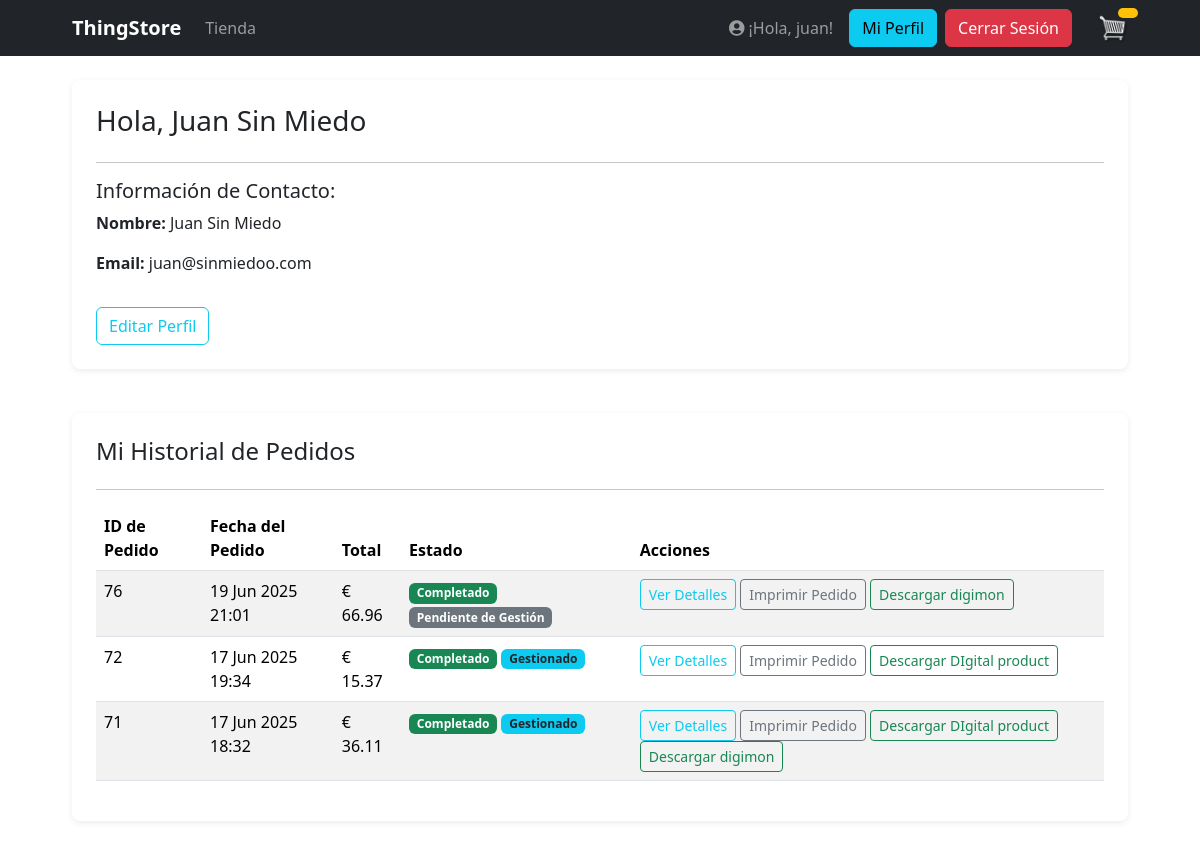
The page /profile/ (signed in) on the database as committed earlier.
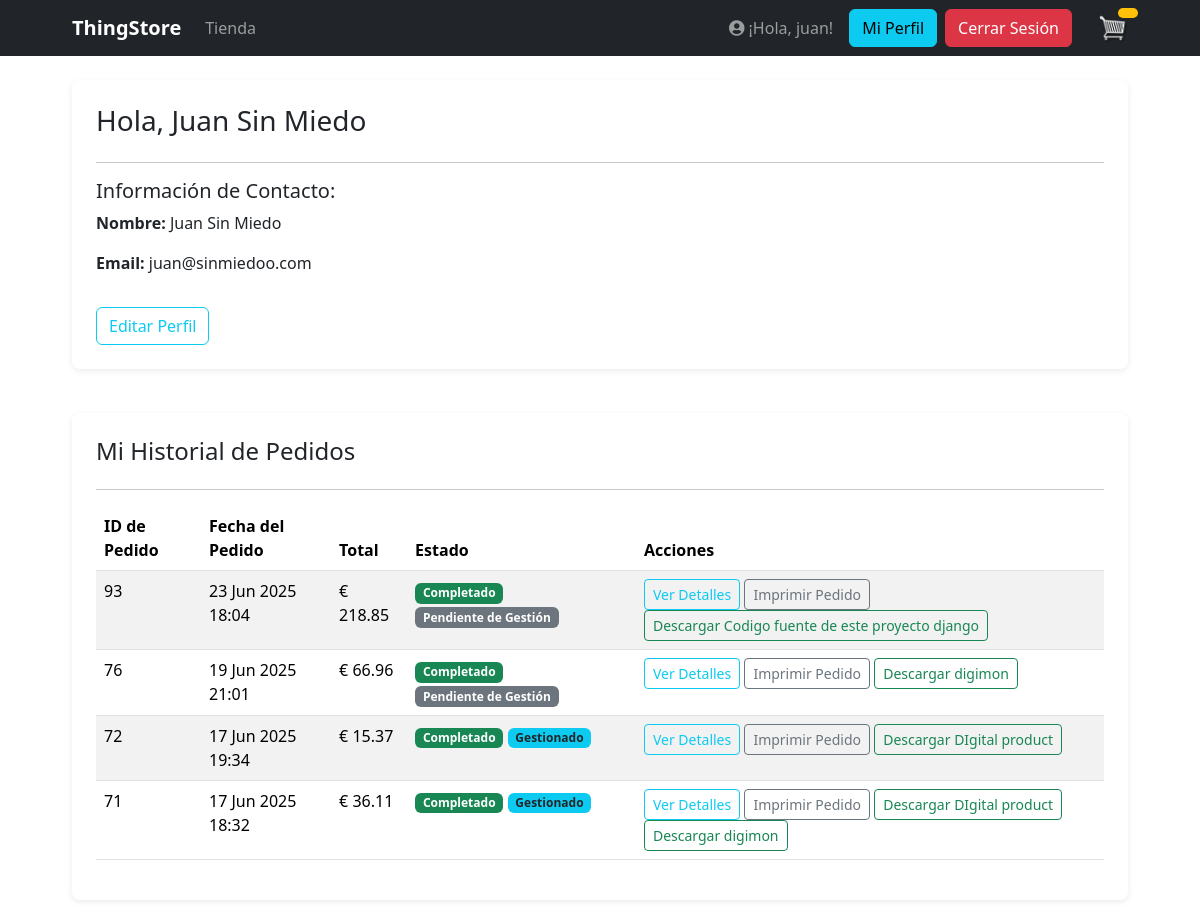
The same page on the database as committed later.
### store/models.py (models this page shows, shortened)
class Order(models.Model):
    customer = models.ForeignKey(Customer, null=True, blank=True, on_delete=models.SET_NULL)
    date_ordered = models.DateTimeField(auto_now_add=True, null=True, blank=True)
    complete = models.BooleanField(default=False, verbose_name="PAYMENT COMPLETED")
    transaction_id = models.CharField(max_length=100, null=True)
    is_processed = models.BooleanField(default=False, verbose_name="PEDIDO GESTIONADO")
    guest_access_token = models.UUIDField(null=True, blank=True, unique=True)
    @property
    def shipping(self):
        shipping = False
        orderitems = self.orderitem_set.all()
        for i in orderitems:
            if not i.product.digital:
                shipping = True
                break # Una vez que encontramos uno que requiere envío, podemos parar
        return shipping
    @property
    def get_cart_total(self):
        orderitems = self.orderitem_set.all()
        total = sum([item.get_total for item in orderitems])
        return total

class OrderItem(models.Model):
    product = models.ForeignKey(Product, on_delete=models.SET_NULL, null=True)
    order = models.ForeignKey(Order, on_delete=models.CASCADE)
    quantity = models.IntegerField(default=0, null=True, blank=True)
    date_added = models.DateTimeField(auto_now_add=True)
    download_token = models.UUIDField(default=uuid.uuid4, editable=False, unique=True, null=True, blank=True)
    @property
    def get_total(self):
        if self.product:
            total = self.product.price * self.quantity
            return total
        return Decimal('0.00')  # Devuelve 0 si no hay producto

class Product(models.Model):
    name = models.CharField(max_length=200)
    price = models.DecimalField(max_digits=10, decimal_places=2)
    slug = models.SlugField(unique=True, max_length=200, null=True, blank=True)
    description = models.TextField(null=True, blank=True, help_text="Descripción corta del producto.")
    long_description = models.TextField(null=True, blank=True,
                                        help_text="Descripción detallada y características del producto.")
    digital = models.BooleanField(default=False, null=True, blank=True)
    image = models.ImageField(null=True, blank=True, upload_to='product_images/')
    digital_file = models.FileField(upload_to='digital_products/', null=True, blank=True)
    subcategory = models.ForeignKey(SubCategory, on_delete=models.SET_NULL, null=True, blank=True,
                                    related_name='products', verbose_name="Subcategoría")
    class Meta:
        verbose_name = "Producto"
        verbose_name_plural = "Productos"
        ordering = ['name']  # Puedes ordenar como prefieras

### store/views.py (the view)
# urls.py: path('profile/', views.profile, name='profile'),
@login_required
def profile(request):
    customer = request.user.customer
    orders = Order.objects.filter(customer=customer, complete=True).order_by('-date_ordered')
    context = {
        'customer': customer,
        'orders': orders,
    }
    return render(request, 'store/profile.html', context)

### store/templates/store/profile.html (shortened to what this page needs)
{% extends 'store/main.html' %}
{% load static %}
{% block content %}
    <div class="row">
        <div class="col-lg-12">
            <div class="box-element p-4">
                <h3 class="mb-4">Hola, {{ customer.name|default:request.user.username }}</h3>
                <hr>
                <h5>Información de Contacto:</h5>
                <p><strong>Nombre:</strong> {{ customer.name|default:request.user.username }}</p>
                <p><strong>Email:</strong> {{ customer.email|default:request.user.email }}</p>
                <a href="{% url 'edit_profile' %}" class="btn btn-outline-info mt-3">Editar Perfil</a>
            </div>
            <br>
            <div class="box-element p-4">
                <h4 class="mb-4">Mi Historial de Pedidos</h4>
                <hr>
                {% if orders %}
                    <table class="table table-striped table-hover">
                        <thead>
                            <tr>
                                <th scope="col">ID de Pedido</th>
                                <th scope="col">Fecha del Pedido</th>
                                <th scope="col">Total</th>
                                <th scope="col">Estado</th>
                                <th scope="col">Acciones</th>
                            </tr>
                        </thead>
                        <tbody>
                            {% for order in orders %}
                            <tr>
                                <td>{{ order.id }}</td>
                                <td>{{ order.date_ordered|date:"d M Y H:i" }}</td>
                                <td>€ {{ order.get_cart_total|floatformat:2 }}</td>
                                <td>
                                    {% if order.complete %}
                                        <span class="badge bg-success">Completado</span>
                                    {% else %}
                                        <span class="badge bg-warning text-dark">Pendiente</span>
                                    {% endif %}
                                    {% if order.is_processed %}
                                        <span class="badge bg-info text-dark">Gestionado</span>
                                    {% else %}
                                        <span class="badge bg-secondary">Pendiente de Gestión</span>
                                    {% endif %}
                                </td>
                                <td>
                                    <a href="{% url 'order_complete' order.id %}" class="btn btn-sm btn-outline-info">Ver Detalles</a>
                                    {% if order.shipping %}
                                        <a href="{% url 'order_print' order.id %}" target="_blank" class="btn btn-sm btn-outline-secondary">Imprimir Pedido</a>
                                    {% endif %}
                                    {% for item in order.orderitem_set.all %}
                                        {% if item.product.digital and item.download_token %}
                                            <a href="{% url 'download_file' item.download_token %}" class="btn btn-sm btn-outline-success">Descargar {{ item.product.name }}</a>
                                        {% endif %}
                                    {% endfor %}
                                </td>
                            </tr>
                            {% endfor %}
                        </tbody>
                    </table>
                {% else %}
                    <p>Aún no has realizado ningún pedido.</p>
                {% endif %}
            </div>
        </div>
    </div>
{% endblock content %}

Rows that differ between the two databases and show on the page:
now on this page (row edited): Order: id "93", date_ordered "23 Jun 2025 18:04", get_cart_total "218.85", complete "Completado", is_processed "Pendiente de Gestión", shows "Imprimir Pedido"
now on this page (row unchanged): OrderItem: product.name "Codigo fuente de este proyecto django", shown under "93"
